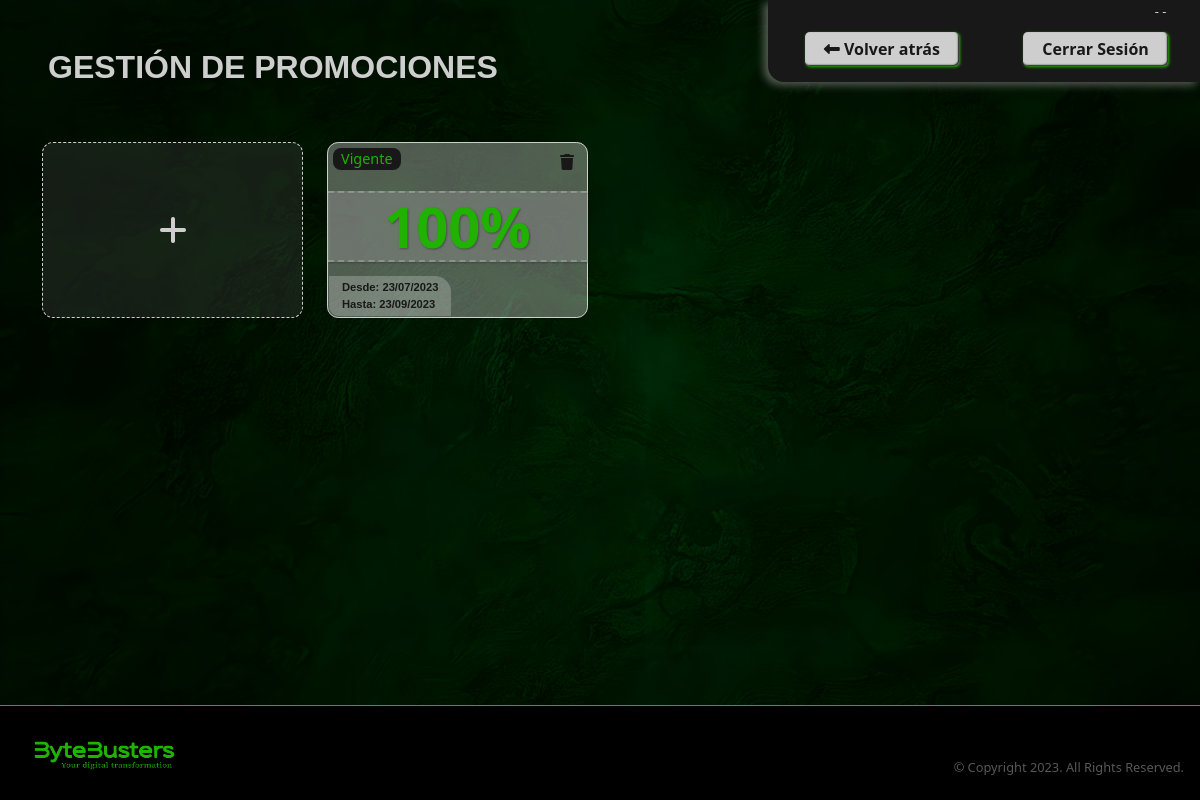
Page /pages/abm-promociones.php on the earlier database version.
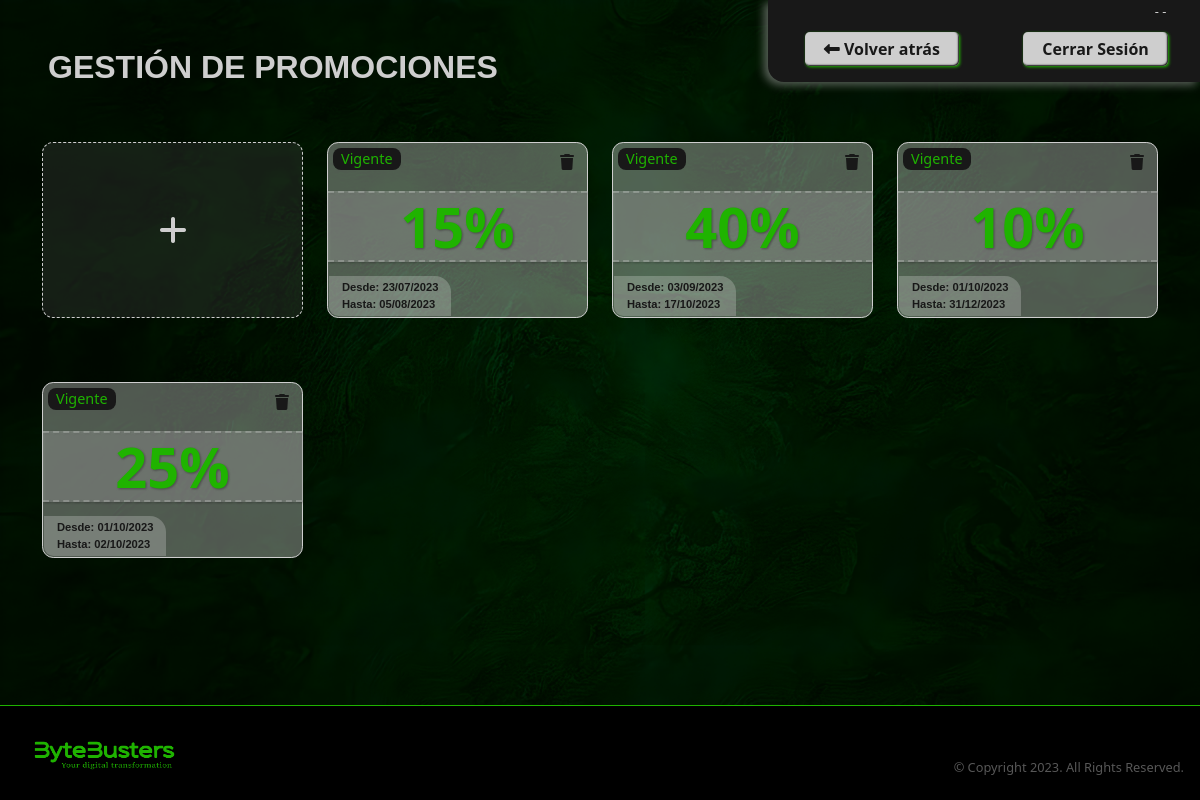
Same page on the later database version.
### tables this page shows
CREATE TABLE IF NOT EXISTS `PROMOCIONES`(
  `descuento` int NOT NULL,
  `fechaInicio` date NOT NULL,
  `fechaFin` date NOT NULL,
  `vigente` boolean NOT NULL DEFAULT 1,
  `activo` boolean NOT NULL DEFAULT 1,
 PRIMARY KEY(`descuento`,`fechaInicio`,`fechaFin`,`activo`)
);

### src/repository/promotions.repository.php (called while the page is built, shortened)
<?php
function findAllPromos(): array
{
    require realpath(dirname(__FILE__)) . "/../db/conexion.php";
    try {
        $statement = $con->prepare("SELECT *
                                    FROM PROMOCIONES
                                    WHERE activo = :isActive
                                    ORDER BY fechaInicio ASC");
        $statement->execute(array(":isActive" => 1));
        $reg = $statement->fetchAll(PDO::FETCH_ASSOC);
        return $reg;
    } catch (Exception $e) {
        die("ERROR SQL in findAllPromos(): " . $e->getMessage());
    }
}
function updateOnePromo($descuento){
    require realpath(dirname(__FILE__)) . "/../db/conexion.php";
    try {
        $statement = $con->prepare("UPDATE PROMOCIONES
                                    SET vigente = :vigente
                                    WHERE descuento = :descuento
                                    AND activo = :isActive");
        $statement->execute(array(":vigente" => 0, ":descuento" => $descuento, ":isActive" => 1));
        $reg = $statement->fetchAll(PDO::FETCH_ASSOC);
        return $reg;
    } catch (Exception $e) {
        die("ERROR SQL in findAllPromos(): " . $e->getMessage());
    }
}

### src/modules/promotions/abm-promotions.php (the view, shortened to what this page needs)
<?php
require realpath(dirname(__FILE__)) . '/../../repository/promotions.repository.php';
function getAllPromotionCards(): string
{
    $promoCard = '';
    foreach (findAllPromos() as $promo) {
        checkExpiredPromo($promo);
        $promoClass = '';
        $promoStatus = '';
        $colorDiscount = '';
        if ($promo['vigente'] == 0) {
            $promoClass = ' expired-promo';
            $promoStatus = '<div class="promo-status">
                                <h3 class="lbl-expirado">Expirado</h3>
                            </div>';
            $colorDiscount = 'expired-discount';
        } else {
            $promoClass = ' ';
            $promoStatus = '<div class="promo-status">
                                <h3 class="lbl-vigente">Vigente</h3>
                            </div>';
            $colorDiscount = '';
        }
        $promoCard .= '<div class="col-sm-6 col-md-4 col-lg-3">
                        <a href="">
                            <div class="card-promo' . $promoClass . '">
                                <div class="card-buttons">
                                    <button id="' . $promo['descuento'] . '" class="btn deletePromo"><i class="fa-solid fa-trash"></i></button>
                                </div>
                                ' . $promoStatus . '
                                <div class="promo-content">
                                    <h2 class="'.$colorDiscount.'">' . $promo['descuento'] . '%</h2>
                                    <div class="promo-dates">
                                    <span>Desde: ' . formatDates($promo['fechaInicio']) . '</span>
                                        <br>
                                        <span>Hasta: ' . formatDates($promo['fechaFin']) . '</span>
                                    </div>
                                </div>
                            </div>
                        </a>
                    </div>';
    }
    return $promoCard;
}
function formatDates(string $date): string
{
    $explodedDate = explode('-', $date);
    $year = $explodedDate[0];
    $month = $explodedDate[1];
    $day = $explodedDate[2];
    return $day . '/' . $month . '/' . $year;
}
function getLocalDate(): string
{
    return date("Y-m-d");
}
function checkExpiredPromo(array $promo)
{
    $now = getLocalDate();
    if ($promo["fechaFin"] < $now) {
        updateOnePromo($promo["descuento"]);
    }
}

### pages/abm-promociones.php (shortened to what this page needs)
<!DOCTYPE html>
<html lang="es" style="overflow: scroll">
<head>
    <link rel="stylesheet" href="../styles/normalize.css">
    <link rel="stylesheet" href="https://cdnjs.cloudflare.com/ajax/libs/font-awesome/6.4.0/css/all.min.css">
    <link href="https://cdn.jsdelivr.net/npm/bootstrap@5.3.0/dist/css/bootstrap.min.css" rel="stylesheet">
    <link rel="stylesheet" href="../styles/style.css">
</head>
<body>
    <div>
        <div class="link-options-div">
            <?php
            require "./components/options.php";
            echo $options;
            ?>
        </div>
        <?php
        require "./components/userName.php";
        echo $userName;
        ?>
        <h1>GESTIÓN DE PROMOCIONES</h1>
    </div>
    <div class="container frame">
        <div class="row">
            <div class="col-sm-6 col-md-4 col-lg-3">
                <a id="btnAddPromo" data-bs-toggle="modal" data-bs-target="#moddalPromotions">
                    <div class="card-add-promotion">
                        <i id="addPromotionIcon" class="fa-solid fa-plus"></i>
                    </div>
                </a>
            </div>
            <?php
            require "./../src/modules/promotions/abm-promotions.php";
            echo getAllPromotionCards();
            ?>
        </div>
        <footer>
            <?php
            require "./components/footer.php";
            echo $footer;
            ?>
        </footer>
</body>
</html>

### pages/components/options.php
<?php
$options = "";
$disabled = 'style="filter: brightness(50%); cursor: not-allowed; user-select: none;"';
if ($_SERVER['REQUEST_URI'] === "/ByteBusters/Backoffice/pages/menu.php") {
    $options .= "<a class='link-options' ".$disabled."'><i class='fa-solid fa-left-long'></i> Volver atrás</a>";
}else{
    $options .= "<a class='link-options' href='./menu.php'><i class='fa-solid fa-left-long'></i> Volver atrás</a>";
}
$options .= "<a class='link-options' href=./login.php> Cerrar Sesión</a>";

### pages/components/userName.php (shortened to what this page needs)
<?php
$userName = "<p id='userName'>- ".$_SESSION['userName']." -</p>";

### pages/components/footer.php
<?php
$footer = '<img src="../assets/logo-bytebusters.png" alt="Logotipo de ByteBusters">';
$footer .= '<p class="copyright">&copy; Copyright 2023. All Rights Reserved.</p>';

Differences in the rows shown:
removed promociones: vigente "Vigente", descuento "100", fechaInicio "23/07/2023", fechaFin "23/09/2023"
added promociones: vigente "Vigente", descuento "15", fechaInicio "23/07/2023", fechaFin "05/08/2023"
added promociones: vigente "Vigente", descuento "40", fechaInicio "03/09/2023", fechaFin "17/10/2023"
added promociones: vigente "Vigente", descuento "10", fechaInicio "01/10/2023", fechaFin "31/12/2023"
added promociones: vigente "Vigente", descuento "25", fechaInicio "01/10/2023", fechaFin "02/10/2023"
